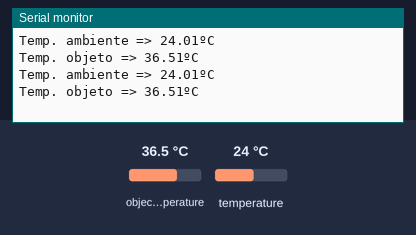
A sketch run on a simulated Arduino Uno, built with avr-gcc and run on an emulated ATmega328P. Parts: the last lines printed to the serial monitor. Inputs (shaded band) come from the test bench; at power-on: object temperature 36.5 °C, temperature 24 °C.

Above: at 2.8 s.
2.9 s: object temperature set to 20 °C
At 5.2 s:
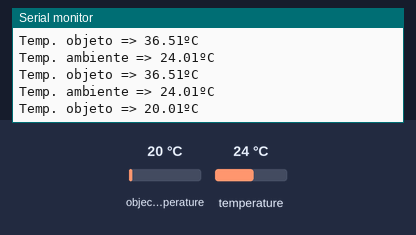
5.6 s: temperature set to 12 °C
At 7.0 s:
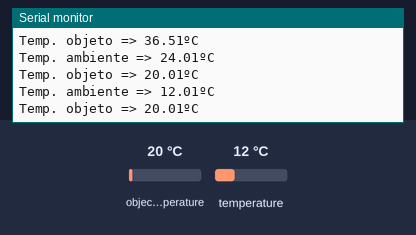
8.3 s: object temperature set to 26 °C
At 11.4 s:
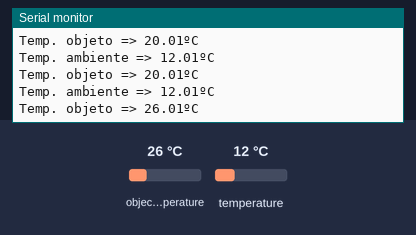
Timing chart, 0 to 12.9 s (numbered marks = the images above; inputs shaded):
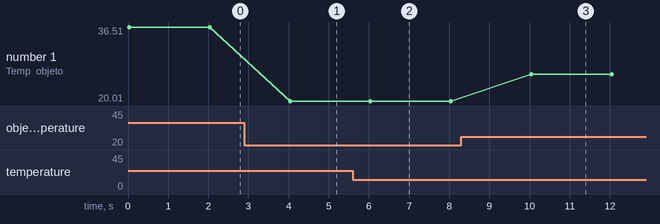

The sketch:

Term_metro_Infrarrojo.ino
```cpp
#include <Wire.h>

#include <Adafruit_MLX90614.h>

Adafruit_MLX90614 termometroIR = Adafruit_MLX90614();

void setup() {

   Serial.begin(9600);
   termometroIR.begin();
}

void loop() {

  float temperaturaAmbiente = termometroIR.readAmbientTempC();
  float temperaturaObjeto = termometroIR.readObjectTempC();

  Serial.print("Temp. ambiente => ");
  Serial.print(temperaturaAmbiente);
  Serial.println("ºC");

  Serial.print("Temp. objeto => ");
  Serial.print(temperaturaObjeto);
  Serial.println("ºC");

  delay(2000);

}
```

Measured:
- after the input at 2.9 s, the serial monitor: prints a new line after 1.1 s (image 1)
- after the input at 5.6 s, the serial monitor: prints a new line after 0.41 s (image 2)
- after the input at 8.3 s, the serial monitor: prints a new line after 1.7 s (image 3)
- plotted number 1: 36.51 → 20.01 after the input at 2.9 s, 20.01 → 26.01 after the input at 8.3 s
